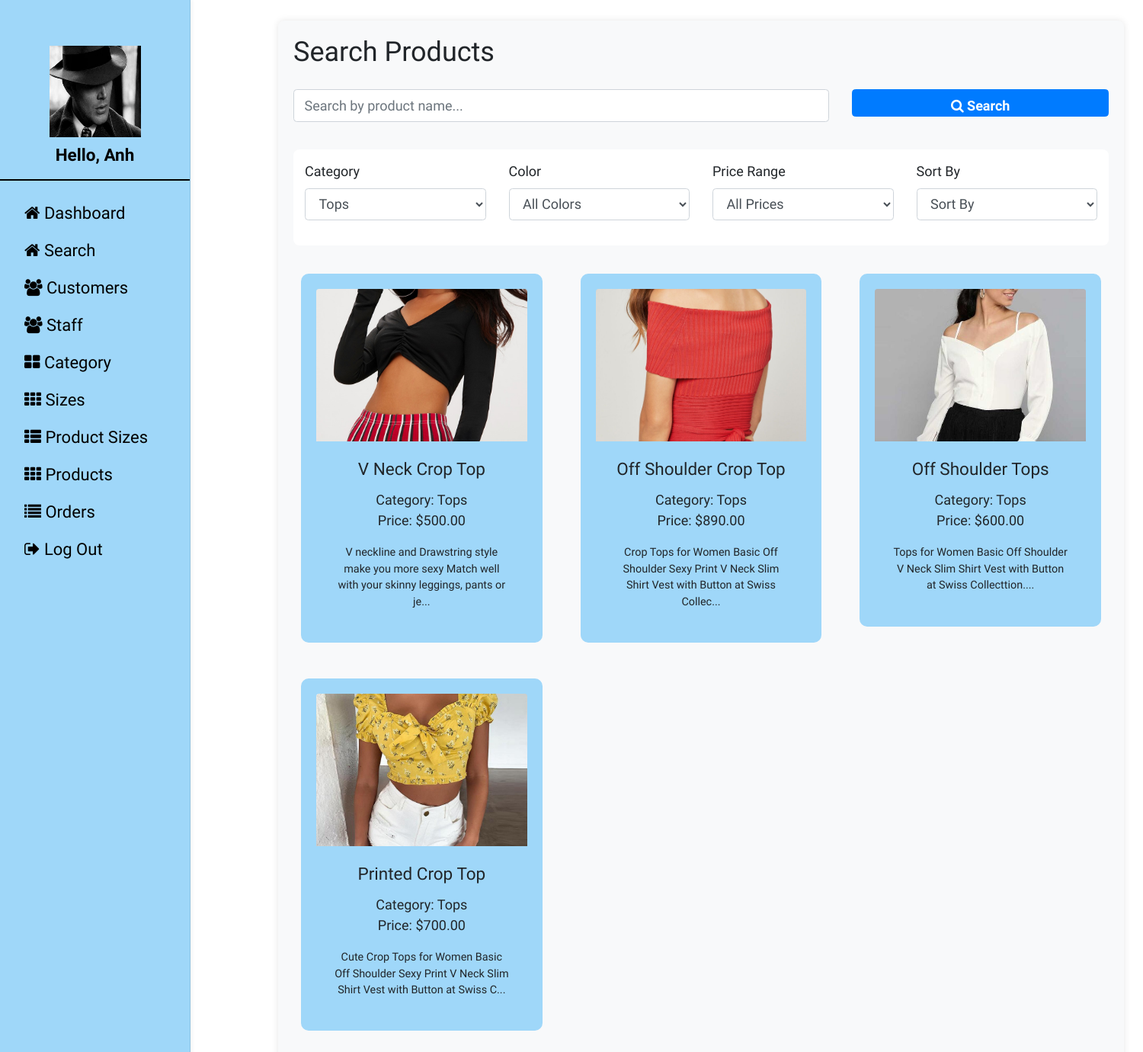
Page /search.php?category=1 (signed in) on the committed database.
### tables this page shows
CREATE TABLE `product` (
  `product_id` int(11) NOT NULL,
  `product_name` varchar(200) NOT NULL,
  `product_desc` text NOT NULL,
  `product_image` varchar(255) NOT NULL,
  `price` int(11) NOT NULL,
  `category_id` int(11) NOT NULL,
  `uploaded_date` date NOT NULL DEFAULT current_timestamp(),
  `color` varchar(80) DEFAULT NULL
);

CREATE TABLE `category` (
  `category_id` int(11) NOT NULL,
  `category_name` varchar(150) NOT NULL
);

### search.php (the view, shortened to what this page needs)
<?php
include_once "./config/dbconnect.php";
?>
<!DOCTYPE html>
<html>
<head>
    <link rel="stylesheet" href="https://cdn.jsdelivr.net/npm/bootstrap@4.0.0/dist/css/bootstrap.min.css">
    <link rel="stylesheet" href="https://cdnjs.cloudflare.com/ajax/libs/font-awesome/4.7.0/css/font-awesome.min.css">
    <link rel="stylesheet" href="./assets/css/style.css">
</head>
<body>
    <div class="content-main">
        <?php include "./sidebar.php"; ?>
        <div id="main-content" style="margin-left: 350px;" class="container allContent-section py-4">
            <div class="row">
                <div class="col-12">
                    <div class="search-container">
                        <h2 class="mb-4">Search Products</h2>
                        <form method="GET" class="mb-4">
                            <div class="row">
                                <div class="col-md-8 mb-3">
                                    <input type="text" name="search" class="form-control"
                                        placeholder="Search by product name..."
                                        value="<?php echo isset($_GET['search']) ? htmlspecialchars($_GET['search']) : ''; ?>">
                                </div>
                                <div class="col-md-4 mb-3">
                                    <button type="submit" class="btn btn-primary w-100">
                                        <i class="fa fa-search"></i> Search
                                    </button>
                                </div>
                            </div>
                            <div class="filters mt-3">
                                <div class="row">
                                    <div class="col-md-3 mb-3">
                                        <label>Category</label>
                                        <select name="category" class="form-control">
                                            <?php
                                            $cat_sql = "SELECT * FROM category";
                                            $cat_result = $conn->query($cat_sql);
                                            while($cat_row = $cat_result->fetch_assoc()) {
                                                $selected = (isset($_GET['category']) && $_GET['category'] == $cat_row['category_id']) ? 'selected' : '';
                                                echo "<option value='".$cat_row['category_id']."' ".$selected.">".$cat_row['category_name']."</option>";
                                            }
                                            ?>
                                        </select>
                                    </div>
                                    <div class="col-md-3 mb-3">
                                        <label>Color</label>
                                        <select name="color" class="form-control">
                                            <option value="">All Colors</option>
                                        </select>
                                    </div>
                                    <div class="col-md-3 mb-3">
                                        <label>Price Range</label>
                                        <select name="price_range" class="form-control">
                                            <option value="">All Prices</option>
                                        </select>
                                    </div>
                                    <div class="col-md-3 mb-3">
                                        <label>Sort By</label>
                                        <select name="sort" class="form-control">
                                            <option value="">Sort By</option>
                                        </select>
                                    </div>
                                </div>
                            </div>
                        </form>
                        <div class="row">
                            <?php
                            if (isset($_GET['search']) || isset($_GET['category']) || isset($_GET['price_range']) || isset($_GET['sort'])) {
                                $where_conditions = array();
                                $params = array();
                                if (!empty($_GET['category'])) {
                                    $where_conditions[] = "p.category_id = ?";
                                    $params[] = $_GET['category'];
                                }
                                $sql = "SELECT p.*, c.category_name
                                       FROM product p
                                       LEFT JOIN category c ON p.category_id = c.category_id";
                                if (!empty($where_conditions)) {
                                    $sql .= " WHERE " . implode(' AND ', $where_conditions);
                                }
                                $stmt = $conn->prepare($sql);
                                if (!empty($params)) {
                                    $types = str_repeat('s', count($params));
                                    $stmt->bind_param($types, ...$params);
                                }
                                $stmt->execute();
                                $result = $stmt->get_result();
                                if ($result->num_rows > 0) {
                                    while ($row = $result->fetch_assoc()) {
                                        ?>
                            <div class="col-md-4 mb-4">
                                <div class="card product-card">
                                    <img src="<?php echo $row['product_image']; ?>" class="card-img-top product-image"
                                        alt="<?php echo htmlspecialchars($row['product_name']); ?>">
                                    <div class="card-body">
                                        <h5 class="card-title"><?php echo htmlspecialchars($row['product_name']); ?>
                                        </h5>
                                        <p class="card-text">
                                            Category: <?php echo htmlspecialchars($row['category_name']); ?><br>
                                            Price: $<?php echo number_format($row['price'], 2); ?>
                                        </p>
                                        <p class="card-text small">
                                            <?php echo htmlspecialchars(substr($row['product_desc'], 0, 100)) . '...'; ?>
                                        </p>
                                    </div>
                                </div>
                            </div>
                            <?php
                                    }
                                } else {
                                    echo '<div class="col-12"><div class="alert alert-info">No products found matching your criteria.</div></div>';
                                }
                            }
                            ?>
                        </div>
                    </div>
                </div>
            </div>
        </div>
    </div>
</body>
</html>

### assets/css/style.css (style rules this page uses)
* { margin: 0; padding: 0; font-family: "Work Sans", sans-serif; font-size: 18px; }
body { height: 100vh; }
.content-main { height: 100%; }
.card { background-color: #9fd7f9; padding: 20px; margin: 10px; border-radius: 10px; border: none; text-align: center; }
.btn { font-weight: 700; height: 36px; -moz-user-select: none; -webkit-user-select: none; user-select: none; cursor: default; }

### search.php (style rules this page uses)
.search-container { background: #f8f9fa; padding: 20px; border-radius: 8px; box-shadow: 0 0 10px rgba(0, 0, 0, 0.1); }
.product-card { transition: transform 0.3s; }
.product-image { height: 200px; object-fit: cover; }
.filters { background: white; padding: 15px; border-radius: 8px; margin-bottom: 20px; }

### rows in the picture
product: product_image (picture), product_name "V Neck Crop Top", category.category_name "Tops", price "500.00", product_desc "V neckline and Drawstring style make you more sexy Match well with your skinny leggings, pants or je"
product: product_image (picture), product_name "Off Shoulder Crop Top", category.category_name "Tops", price "890.00", product_desc "Crop Tops for Women Basic Off Shoulder Sexy Print V Neck Slim Shirt Vest with Button at Swiss Collec"
product: product_image (picture), product_name "Off Shoulder Tops", category.category_name "Tops", price "600.00", product_desc "Tops for Women Basic Off Shoulder V Neck Slim Shirt Vest with Button at Swiss Collecttion."
product: product_image (picture), product_name "Printed Crop Top", category.category_name "Tops", price "700.00", product_desc "Cute Crop Tops for Women Basic Off Shoulder Sexy Print V Neck Slim Shirt Vest with Button at Swiss C"

### other values in the picture
$username "Anh"
form field category "Tops"
